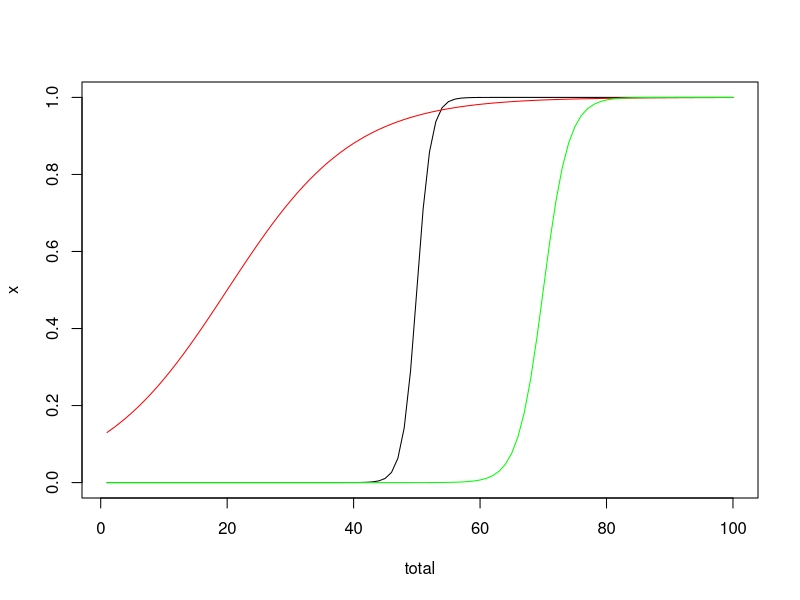

Source code (R):

p <-  50     ## p-value (need to figure out scale)
a <-  .9      ## corrected item-total correlation

total <- seq(1:100)

x <- 1/(1+(exp(-a*(total-p))))
plot(total,x, type="l")


p <-  20     ## p-value (need to figure out scale)
a <-  .1      ## corrected item-total correlation

x2 <- 1/(1+(exp(-a*(total-p))))
lines(total,x2, col="red")


p <-  70     ## p-value (need to figure out scale)
a <-  .5      ## corrected item-total correlation


x3 <- 1/(1+(exp(-a*(total-p))))
lines(total,x3, col="green")
